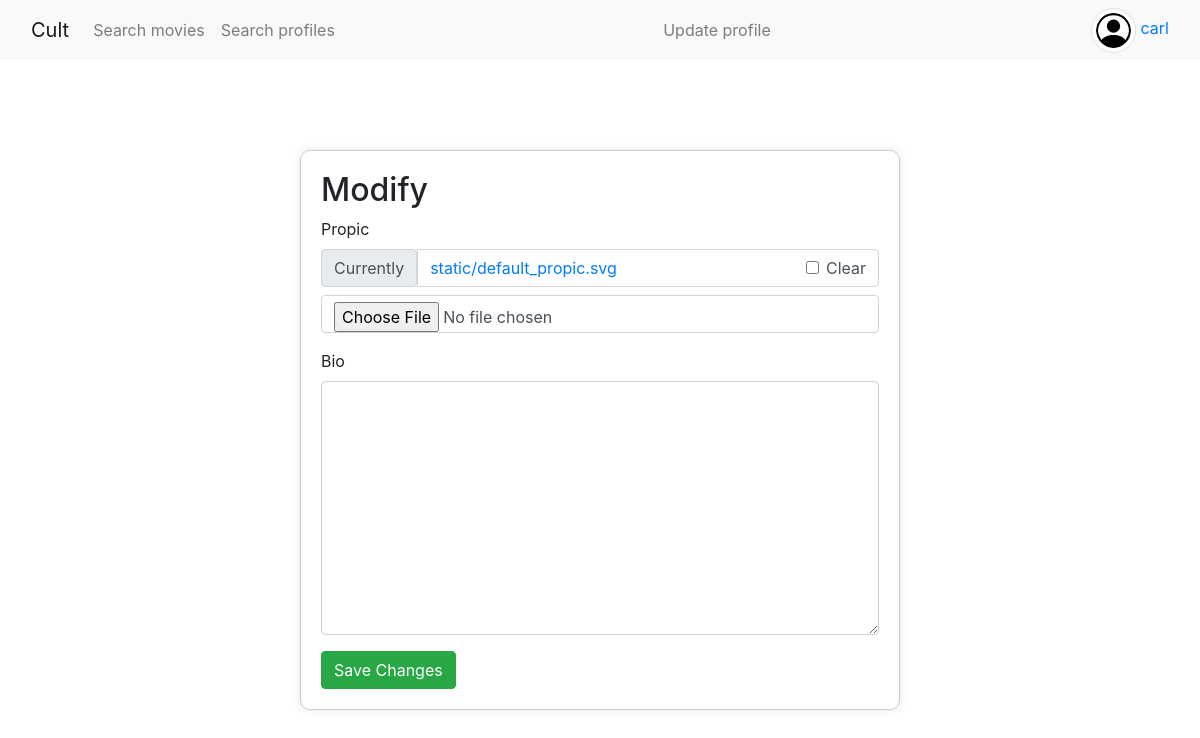
Page /profile/6/update/ (signed in) on the earlier database version.
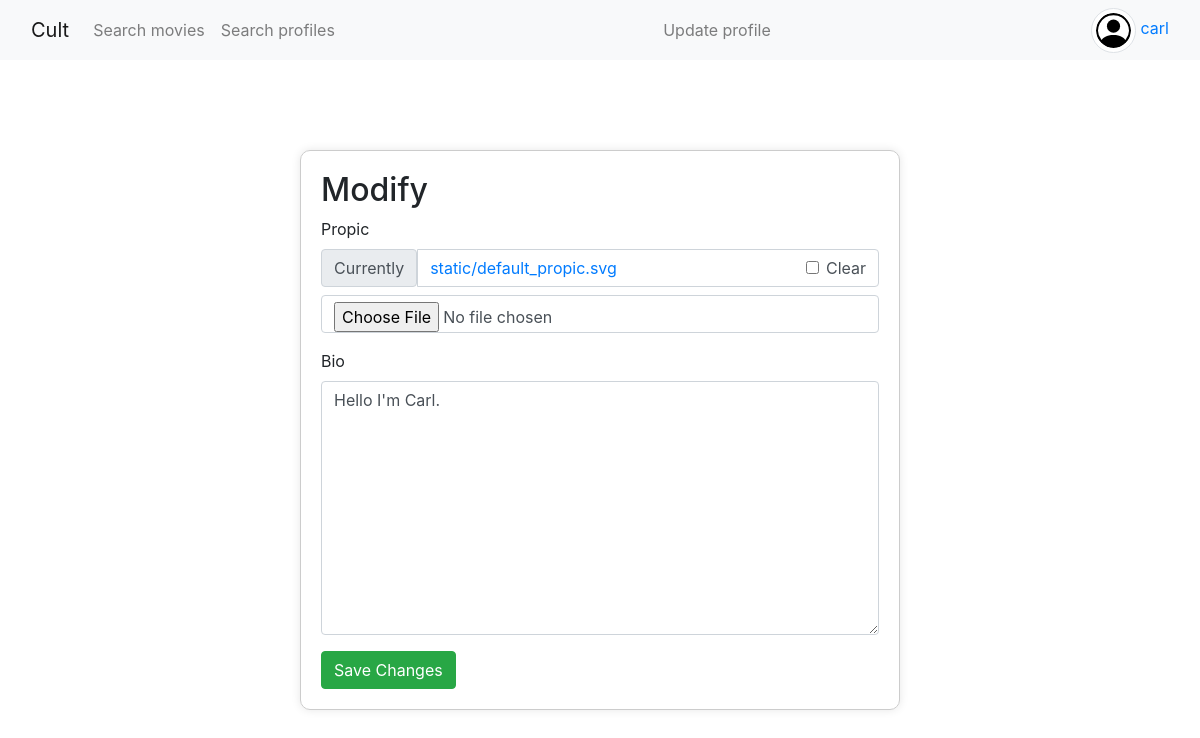
Same page on the later database version.
### core/models.py (models this page shows, shortened)
class Profile(models.Model):
    user = models.OneToOneField(get_user_model(), on_delete=models.CASCADE)
    propic = models.ImageField(                             # profile picture
        upload_to='profile_pictures',
        default=join('static', 'default_propic.svg'),
        blank=True)
    bio = models.TextField(blank=True)                      # biography
    stars = models.ManyToManyField(                         # starred reviews
        'Review',
        through='Star',
        related_name='stars',
        blank=True)
    reviews = models.ManyToManyField(                       # movies reviews
        Movie,
        through='Review',
        related_name='reviews',
        blank=True)
    logs = models.ManyToManyField(                          # logged movies
        Movie,
        through='Log',
        related_name='logs',
        blank=True)
    watchlists = models.ManyToManyField(                    # watchlisted movies
        Movie,
        through='WatchList',
        related_name='watchlists',
        blank=True)
    favourites = models.ManyToManyField(                    # favourites movies
        Movie,
        through='Favourite',
        related_name='favourites',
        blank=True
    )
    follows = models.ManyToManyField(                       # followed profiles
        'self',
        through='Follow',
        related_name='followers',
        symmetrical=False,
        blank=True)

### core/views.py (the view)
# urls.py: path('profile/<pk>/update/', update_profile_view, name='update_profile'),
@login_required
def update_profile_view(request, pk):
    if pk != str(request.user.profile.pk):
        return redirect('core:home')
    if request.method == 'POST':
        form = UpdateProfileForm(request.POST, request.FILES, instance=request.user.profile)
        if form.is_valid():
            form.save()
            return redirect(reverse('core:profile_page', kwargs={'pk' : request.user.profile.pk}))
    else:
        form = UpdateProfileForm(instance=request.user.profile)
    return render(request, 'update_profile.html', {'form': form})

### core/forms.py
class UpdateProfileForm(forms.ModelForm):
    class Meta:
        model = Profile
        fields = ['propic', 'bio']

### core/templatetags/user_groups.py (called while the page is built)
@register.filter(name='in_group')
def in_group(user, group_name):
    if user.is_authenticated:
        return user.groups.filter(name=group_name).exists()
    return False

### core/templates/update_profile.html (shortened to what this page needs)
{% extends "base.html" %}
{% load crispy_forms_tags %}
{% block header %} Update profile {% endblock %}
{% block content %}
<div class="centered-form">
    <div class="form-container">
        <h2>Modify</h2>
        <form method="post" enctype="multipart/form-data"> {% csrf_token %}
            {{form | crispy}}
            <input type="submit" class="btn btn-success" value="Save Changes">
        </form>
    </div>
</div>
{% endblock %}

Differences in the rows shown:
changed Profile: bio (not shown) → "Hello I'm Carl."
